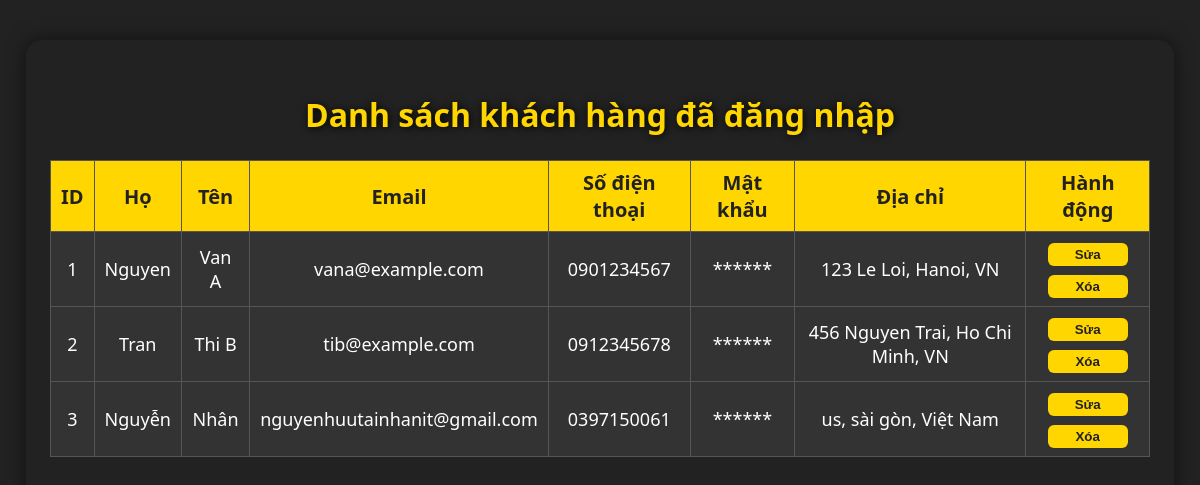
Screenshot of /?controller=customer&action=index with the database file from the repository.
### tables this page shows
CREATE TABLE `customers` (
  `id` int(11) NOT NULL,
  `first_name` varchar(100) NOT NULL,
  `last_name` varchar(100) NOT NULL,
  `email` varchar(255) NOT NULL,
  `phone_number` varchar(20) DEFAULT NULL,
  `password` varchar(255) NOT NULL,
  `reset_token` varchar(255) DEFAULT NULL
);

### Controllers/CustomerController.php (called while the page is built, shortened)
<?php
require_once __DIR__ . '/../models/Customer.php';
class CustomerController {
public function index() {
    $customerModel = new Customer();
    $perPage = 6;
    $page = isset($_GET['page']) ? (int)$_GET['page'] : 1;
    $offset = ($page - 1) * $perPage;
    $customers = $customerModel->getCustomersWithAddresses($perPage, $offset);
    require __DIR__ . '/../views/customers/listCustomers.php';
}
}

### Models/Customer.php (called while the page is built, shortened)
<?php
class Customer extends Database
{
    public function getCustomersWithAddresses($limit, $offset)
    {
        $db = $this->connect();
        $stmt = $db->prepare("SELECT * FROM customers LIMIT ? OFFSET ?");
        $stmt->bindValue(1, (int)$limit, PDO::PARAM_INT);
        $stmt->bindValue(2, (int)$offset, PDO::PARAM_INT);
        $stmt->execute();
        $customers = $stmt->fetchAll(PDO::FETCH_ASSOC);
        foreach ($customers as &$customer) {
            $customer['address'] = [];
            $addrStmt = $db->prepare("SELECT street, city, country_code FROM customer_address WHERE customer_id = ?");
            $addrStmt->execute([$customer['id']]);
            while ($row = $addrStmt->fetch(PDO::FETCH_ASSOC)) {
                $customer['address'][] = $row['street'] . ', ' . $row['city'] . ', ' . $row['country_code'];
            }
        }
        return $customers;
    }
}

### views/customers/listCustomers.php (the view, shortened to what this page needs)
<!DOCTYPE html>
<html lang="vi">
<head>
    <link rel="stylesheet" href="/SamSung/css/customers.css">
</head>
<body>
    <div class="customer-container">
        <h1 style="text-align:center; color:#ffd600; margin-bottom:24px;">Danh sách khách hàng đã đăng nhập</h1>
        <table class="customer-table">
            <tr>
                <th>ID</th>
                <th>Họ</th>
                <th>Tên</th>
                <th>Email</th>
                <th>Số điện thoại</th>
                <th>Mật khẩu</th>
                <th>Địa chỉ</th>
                <th>Hành động</th>
            </tr>
            <?php if (!empty($customers)): ?>
                <?php foreach ($customers as $customer): ?>
                    <tr>
                        <td><?= $customer['id']; ?></td>
                        <td><?= htmlspecialchars($customer['first_name']); ?></td>
                        <td><?= htmlspecialchars($customer['last_name']); ?></td>
                        <td><?= htmlspecialchars($customer['email']); ?></td>
                        <td><?= htmlspecialchars($customer['phone_number']); ?></td>
                        <td>******</td>
                        <td>
                            <?php
                            if (!empty($customer['address']) && is_array($customer['address'])) {
                                foreach ($customer['address'] as $address) {
                                    echo htmlspecialchars($address) . "<br>";
                                }
                            } else {
                                echo "<span style='color:#888;'>Chưa có</span>";
                            }
                            ?>
                        </td>
                        <td>
                            <div class="action-group">
                                <a href="?controller=customer&action=edit&id=<?= $customer['id']; ?>">
                                    <button class="action-btn">Sửa</button>
                                </a>
                                <a href="?controller=customer&action=delete&id=<?= $customer['id']; ?>" onclick="return confirm('Bạn có chắc chắn muốn xóa khách hàng này?');">
                                    <button class="delete-btn">Xóa</button>
                                </a>
                            </div>
                        </td>
                    </tr>
                <?php endforeach; ?>
            <?php else: ?>
                <tr>
                    <td colspan="8" style="color:#fff;">Không có khách hàng nào.</td>
                </tr>
            <?php endif; ?>
        </table>
    </div>
</body>
</html>

### css/customers.css (style rules this page uses)
body { min-height: 100vh; display: flex; flex-direction: column; background: linear-gradient(135deg, #000 0%, #FFD700 100%); font-family: 'Segoe UI', Arial, sans-serif; margin: 0; padding: 0; }
.customer-container { flex: 1 0 auto; max-width: 1200px; margin: 40px auto; background: rgba(255, 255, 255, 0.05); border-radius: 16px; box-shadow: 0 8px 32px 0 rgba(31, 38, 135, 0.37); padding: 32px; }
h1 { color: #FFD700; text-align: center; margin-bottom: 32px; text-shadow: 1px 1px 8px #000; }
.customer-table { width: 100%; border-collapse: collapse; background: rgba(0, 0, 0, 0.7); color: #fff; font-size: 18px; }
.customer-table th, .customer-table td { padding: 16px 12px; border: 1px solid #FFD700; text-align: center; }
.customer-table th { background: #FFD700; color: #000; font-size: 20px; }
.action-btn { background: #FFD700; color: #000; border: none; padding: 8px 18px; border-radius: 6px; font-weight: bold; margin: 0 4px; cursor: pointer; transition: background 0.2s; }
html, body { height: 100%; margin: 0; padding: 0; background: #222; }
body { min-height: 100vh; display: flex; align-items: center; justify-content: center; }
.customer-container { width: 1100px; margin: 40px auto; background: #222; border-radius: 16px; box-shadow: 0 0 20px #0008; padding: 32px 24px; }
.customer-table { width: 100%; border-collapse: collapse; background: #333; }
.customer-table th, .customer-table td { border: 1px solid #555; padding: 8px 10px; text-align: center; }
.customer-table th { background: #ffd600; color: #222; }
.action-group { display: flex; flex-direction: column; gap: 6px; align-items: center; justify-content: center; }
.action-btn, .address-btn, .delete-btn { min-width: 80px; padding: 4px 0; border-radius: 6px; border: none; background: #ffd600; color: #222; font-weight: bold; cursor: pointer; transition: background 0.2s; }

### rows the page displays
customers: id "1", first_name "Nguyen", last_name "Van A", email "vana@example.com", phone_number "0901234567", address "123 Le Loi, Hanoi, VN"
customers: id "2", first_name "Tran", last_name "Thi B", email "tib@example.com", phone_number "0912345678", address "456 Nguyen Trai, Ho Chi Minh, VN"
customers: id "3", first_name "Nguyễn", last_name "Nhân", email "nguyenhuutainhanit@gmail.com", phone_number "0397150061", address "us, sài gòn, Việt Nam"
